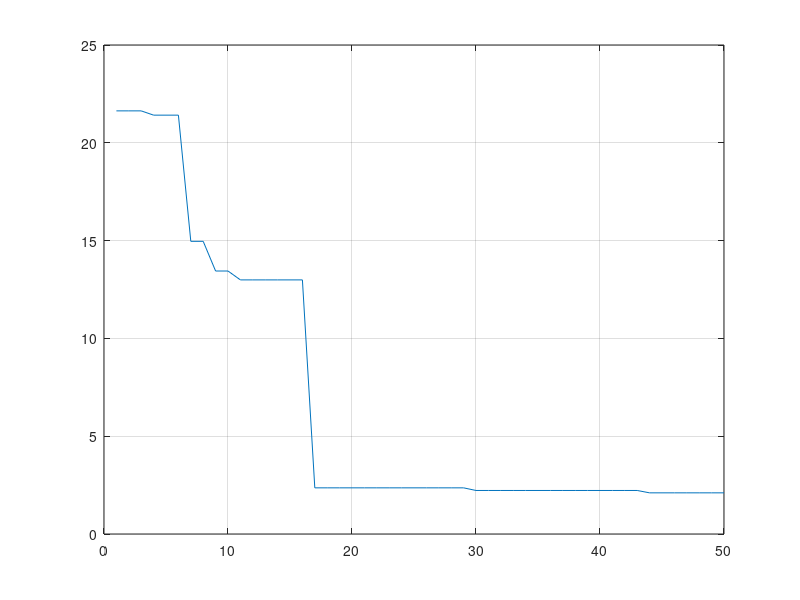

This chart was generated by the following MATLAB code:
clc;
clear all;
close all;
%Teacher phase
ul=5.12;
ll=-5.12;
pn=20;
dv=2;
gn=50;
for it=1:gn
    if it==1   
x=(ul-ll).*rand(pn,dv)+ll;
    else
x=x4;
    end
% for j=1:pn
%     f(j,1)=0;
% for i=1:dv
%  value(j,i)= x(j,i).^2;
% f(j,1)=f(j,1)+value(j,i);
% end
% end
fdash=0;k1=1;
    while(k1<=pn)
    for j=1:dv
    gdash=(((x(k1,j))^2)-(10*cos(2*pi*x(k1,j)))+10);
    fdash=fdash+gdash;
    f(k1,1)=fdash;      
    end
    k1=k1+1;
   end
m=mean(x);
a=min(f);
for i=1:pn
    if f(i,1)==a
        Xteacher=x(i,:);
    end
end
        
   
for i=1:pn
    r=rand(1);
    Tf=round(1+rand(1));
    D=r.*(Xteacher-(Tf.*m));
    x1(i,:)=x(i,:)+D;
end
for i=1:pn
    for j=1:dv
        if x1(i,j)>ul
            x1(i,j)=ul;
        end
        if x1(i,j)<ll
            x1(i,j)=ll;
        end
    end
end 
   

fdash=0;k1=1;
    while(k1<=pn)
    for j=1:dv
    gdash=(((x1(k1,j))^2)-(10*cos(2*pi*x1(k1,j)))+10);
    fdash=fdash+gdash;
    f1(k1,1)=fdash;      
    end
    k1=k1+1;
   end
   for i=1:pn
       if f1(i,:)<f(i,:)
           x2(i,:)=x1(i,:);
     elseif f1(i,:)>f(i,:)
           x2(i,:)=x(i,:);
       end
   end

fdash=0;k1=1;
    while(k1<=pn)
    for j=1:dv
    gdash=(((x2(k1,j))^2)-(10*cos(2*pi*x2(k1,j)))+10);
    fdash=fdash+gdash;
    f2(k1,1)=fdash;      
    end
    k1=k1+1;
   end
%learners phase

for i=1:pn
    j=floor(rand()*pn)+1;
    while j==i
        j=floor(rand()*pn)+1;
    end
     k=floor(rand()*pn)+1;
    while k==i||k==j
        k=floor(rand()*pn)+1;
    end
    if f2(k)<f2(j)
        x3(i,:)=x2(i,:)+rand*(x2(k,:)-x2(j,:));
    end
    if f2(k)>f2(j)
        x3(i,:)=x2(i,:)+rand*(x2(j,:)-x2(k,:));
    end
end   
 
fdash=0;k1=1;
    while(k1<=pn)
    for j=1:dv
    gdash=(((x3(k1,j))^2)-(10*cos(2*pi*x3(k1,j)))+10);
    fdash=fdash+gdash;
    f3(k1,1)=fdash;      
    end
    k1=k1+1;
   end
for i=1:pn
       if f3(i,:)<f2(i,:)
           x4(i,:)=x3(i,:);
     elseif f3(i,:)>f2(i,:)
           x4(i,:)=x2(i,:);
       end
   end   
for i=1:pn
    for j=1:dv
        if x4(i,j)>ul
            x4(i,j)=ul;
        elseif x4(i,j)<ll
            x4(i,j)=ll;
        end
    end
end

fdash=0;k1=1;
    while(k1<=pn)
    for j=1:dv
    gdash=(((x4(k1,j))^2)-(10*cos(2*pi*x4(k1,j)))+10);
    fdash=fdash+gdash;
    f4(k1,1)=fdash;      
    end
    k1=k1+1;
   end

mfv(it,1)=min(f4);
end
it=1:gn;
    plot(it,mfv);
    grid;
x4
